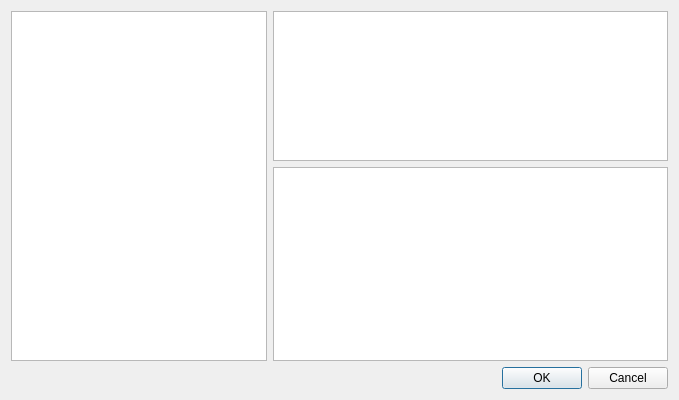
<?xml version="1.0" encoding="UTF-8"?>
<ui version="4.0">
 <class>FilterDlg</class>
 <widget class="QDialog" name="FilterDlg">
  <property name="geometry">
   <rect>
    <x>0</x>
    <y>0</y>
    <width>679</width>
    <height>400</height>
   </rect>
  </property>
  <property name="windowTitle">
   <string>Dialog</string>
  </property>
  <layout class="QVBoxLayout" name="verticalLayout_2">
   <item>
    <layout class="QHBoxLayout" name="horizontalLayout" stretch="0,1">
     <item>
      <widget class="QListView" name="listView">
       <property name="maximumSize">
        <size>
         <width>400</width>
         <height>16777215</height>
        </size>
       </property>
       <property name="editTriggers">
        <set>QAbstractItemView::NoEditTriggers</set>
       </property>
      </widget>
     </item>
     <item>
      <layout class="QVBoxLayout" name="verticalLayout" stretch="0,1">
       <item>
        <widget class="QListView" name="listView_2">
         <property name="maximumSize">
          <size>
           <width>16777215</width>
           <height>150</height>
          </size>
         </property>
        </widget>
       </item>
       <item>
        <widget class="QPlainTextEdit" name="plainTextEdit"/>
       </item>
      </layout>
     </item>
    </layout>
   </item>
   <item>
    <widget class="QDialogButtonBox" name="buttonBox">
     <property name="orientation">
      <enum>Qt::Horizontal</enum>
     </property>
     <property name="standardButtons">
      <set>QDialogButtonBox::Cancel|QDialogButtonBox::Ok</set>
     </property>
    </widget>
   </item>
  </layout>
 </widget>
 <resources/>
 <connections>
  <connection>
   <sender>buttonBox</sender>
   <signal>accepted()</signal>
   <receiver>FilterDlg</receiver>
   <slot>accept()</slot>
   <hints>
    <hint type="sourcelabel">
     <x>248</x>
     <y>254</y>
    </hint>
    <hint type="destinationlabel">
     <x>157</x>
     <y>274</y>
    </hint>
   </hints>
  </connection>
  <connection>
   <sender>buttonBox</sender>
   <signal>rejected()</signal>
   <receiver>FilterDlg</receiver>
   <slot>reject()</slot>
   <hints>
    <hint type="sourcelabel">
     <x>316</x>
     <y>260</y>
    </hint>
    <hint type="destinationlabel">
     <x>286</x>
     <y>274</y>
    </hint>
   </hints>
  </connection>
 </connections>
</ui>
